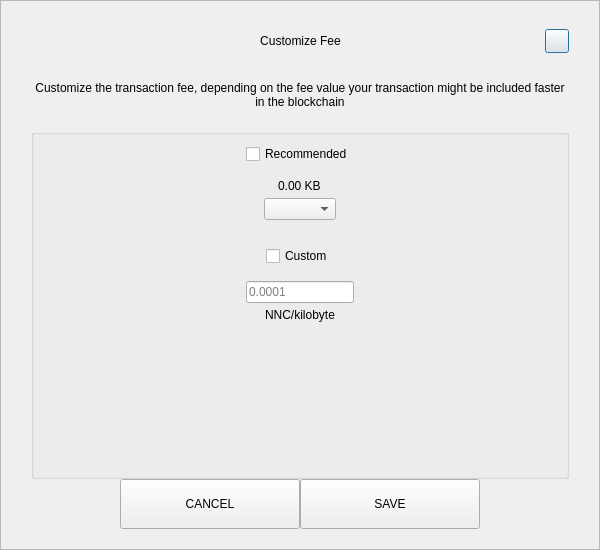
<?xml version="1.0" encoding="UTF-8"?>
<ui version="4.0">
 <class>SendCustomFeeDialog</class>
 <widget class="QDialog" name="SendCustomFeeDialog">
  <property name="geometry">
   <rect>
    <x>0</x>
    <y>0</y>
    <width>600</width>
    <height>550</height>
   </rect>
  </property>
  <property name="windowTitle">
   <string>Form</string>
  </property>
  <layout class="QVBoxLayout" name="verticalLayout_3">
   <property name="spacing">
    <number>0</number>
   </property>
   <property name="leftMargin">
    <number>0</number>
   </property>
   <property name="topMargin">
    <number>0</number>
   </property>
   <property name="rightMargin">
    <number>0</number>
   </property>
   <property name="bottomMargin">
    <number>0</number>
   </property>
   <item>
    <widget class="QFrame" name="frame">
     <property name="styleSheet">
      <string notr="true"/>
     </property>
     <property name="frameShape">
      <enum>QFrame::StyledPanel</enum>
     </property>
     <property name="frameShadow">
      <enum>QFrame::Raised</enum>
     </property>
     <layout class="QVBoxLayout" name="verticalLayout_2">
      <property name="spacing">
       <number>0</number>
      </property>
      <property name="leftMargin">
       <number>30</number>
      </property>
      <property name="topMargin">
       <number>20</number>
      </property>
      <property name="rightMargin">
       <number>30</number>
      </property>
      <property name="bottomMargin">
       <number>20</number>
      </property>
      <item>
       <layout class="QHBoxLayout" name="horizontalLayout_3">
        <property name="spacing">
         <number>0</number>
        </property>
        <item>
         <spacer name="horizontalSpacer_21">
          <property name="orientation">
           <enum>Qt::Horizontal</enum>
          </property>
          <property name="sizeHint" stdset="0">
           <size>
            <width>40</width>
            <height>20</height>
           </size>
          </property>
         </spacer>
        </item>
        <item>
         <widget class="QLabel" name="labelTitle">
          <property name="minimumSize">
           <size>
            <width>0</width>
            <height>40</height>
           </size>
          </property>
          <property name="maximumSize">
           <size>
            <width>16777215</width>
            <height>40</height>
           </size>
          </property>
          <property name="styleSheet">
           <string notr="true">padding-left:24px;</string>
          </property>
          <property name="text">
           <string>Customize Fee</string>
          </property>
          <property name="alignment">
           <set>Qt::AlignCenter</set>
          </property>
          <property name="margin">
           <number>7</number>
          </property>
         </widget>
        </item>
        <item>
         <spacer name="horizontalSpacer">
          <property name="orientation">
           <enum>Qt::Horizontal</enum>
          </property>
          <property name="sizeHint" stdset="0">
           <size>
            <width>40</width>
            <height>20</height>
           </size>
          </property>
         </spacer>
        </item>
        <item>
         <widget class="QPushButton" name="btnEsc">
          <property name="minimumSize">
           <size>
            <width>24</width>
            <height>24</height>
           </size>
          </property>
          <property name="maximumSize">
           <size>
            <width>24</width>
            <height>24</height>
           </size>
          </property>
          <property name="text">
           <string/>
          </property>
         </widget>
        </item>
       </layout>
      </item>
      <item>
       <spacer name="verticalSpacer_2">
        <property name="orientation">
         <enum>Qt::Vertical</enum>
        </property>
        <property name="sizeType">
         <enum>QSizePolicy::Fixed</enum>
        </property>
        <property name="sizeHint" stdset="0">
         <size>
          <width>20</width>
          <height>20</height>
         </size>
        </property>
       </spacer>
      </item>
      <item>
       <widget class="QLabel" name="labelMessage">
        <property name="text">
         <string>Customize the transaction fee, depending on the fee value your transaction might be included faster in the blockchain</string>
        </property>
        <property name="alignment">
         <set>Qt::AlignCenter</set>
        </property>
        <property name="wordWrap">
         <bool>true</bool>
        </property>
       </widget>
      </item>
      <item>
       <spacer name="verticalSpacer_3">
        <property name="orientation">
         <enum>Qt::Vertical</enum>
        </property>
        <property name="sizeType">
         <enum>QSizePolicy::Fixed</enum>
        </property>
        <property name="sizeHint" stdset="0">
         <size>
          <width>20</width>
          <height>20</height>
         </size>
        </property>
       </spacer>
      </item>
      <item>
       <widget class="QGroupBox" name="groupBox">
        <property name="title">
         <string/>
        </property>
        <layout class="QVBoxLayout" name="verticalLayout">
         <property name="leftMargin">
          <number>12</number>
         </property>
         <property name="rightMargin">
          <number>12</number>
         </property>
         <item>
          <layout class="QVBoxLayout" name="verticalLayout_4">
           <property name="spacing">
            <number>5</number>
           </property>
           <item alignment="Qt::AlignHCenter">
            <widget class="QCheckBox" name="checkBoxRecommended">
             <property name="text">
              <string>Recommended</string>
             </property>
            </widget>
           </item>
           <item>
            <spacer name="verticalSpacer_5">
             <property name="orientation">
              <enum>Qt::Vertical</enum>
             </property>
             <property name="sizeType">
              <enum>QSizePolicy::Fixed</enum>
             </property>
             <property name="sizeHint" stdset="0">
              <size>
               <width>20</width>
               <height>10</height>
              </size>
             </property>
            </spacer>
           </item>
           <item alignment="Qt::AlignHCenter">
            <widget class="QLabel" name="labelFee">
             <property name="text">
              <string>0.00 KB</string>
             </property>
            </widget>
           </item>
           <item alignment="Qt::AlignHCenter">
            <widget class="QComboBox" name="comboBoxRecommended"/>
           </item>
          </layout>
         </item>
         <item>
          <spacer name="verticalSpacer">
           <property name="orientation">
            <enum>Qt::Vertical</enum>
           </property>
           <property name="sizeType">
            <enum>QSizePolicy::Fixed</enum>
           </property>
           <property name="sizeHint" stdset="0">
            <size>
             <width>20</width>
             <height>20</height>
            </size>
           </property>
          </spacer>
         </item>
         <item>
          <layout class="QVBoxLayout" name="verticalLayout_5">
           <property name="spacing">
            <number>5</number>
           </property>
           <item alignment="Qt::AlignHCenter">
            <widget class="QCheckBox" name="checkBoxCustom">
             <property name="text">
              <string>Custom</string>
             </property>
            </widget>
           </item>
           <item>
            <spacer name="verticalSpacer_6">
             <property name="orientation">
              <enum>Qt::Vertical</enum>
             </property>
             <property name="sizeType">
              <enum>QSizePolicy::Fixed</enum>
             </property>
             <property name="sizeHint" stdset="0">
              <size>
               <width>20</width>
               <height>10</height>
              </size>
             </property>
            </spacer>
           </item>
           <item alignment="Qt::AlignHCenter">
            <widget class="QLineEdit" name="lineEditCustomFee">
             <property name="placeholderText">
              <string notr="true">0.0001</string>
             </property>
            </widget>
           </item>
           <item alignment="Qt::AlignHCenter">
            <widget class="QLabel" name="labelCustomFee">
             <property name="text">
              <string>NNC/kilobyte</string>
             </property>
            </widget>
           </item>
          </layout>
         </item>
         <item>
          <spacer name="verticalSpacer_4">
           <property name="orientation">
            <enum>Qt::Vertical</enum>
           </property>
           <property name="sizeHint" stdset="0">
            <size>
             <width>20</width>
             <height>40</height>
            </size>
           </property>
          </spacer>
         </item>
        </layout>
       </widget>
      </item>
      <item>
       <layout class="QHBoxLayout" name="horizontalLayout" stretch="1,2,2,1">
        <item>
         <spacer name="horizontalSpacer1">
          <property name="orientation">
           <enum>Qt::Horizontal</enum>
          </property>
          <property name="sizeHint" stdset="0">
           <size>
            <width>40</width>
            <height>20</height>
           </size>
          </property>
         </spacer>
        </item>
        <item>
         <widget class="QPushButton" name="btnCancel">
          <property name="minimumSize">
           <size>
            <width>180</width>
            <height>50</height>
           </size>
          </property>
          <property name="focusPolicy">
           <enum>Qt::NoFocus</enum>
          </property>
          <property name="text">
           <string>CANCEL</string>
          </property>
         </widget>
        </item>
        <item>
         <widget class="QPushButton" name="btnSave">
          <property name="minimumSize">
           <size>
            <width>180</width>
            <height>50</height>
           </size>
          </property>
          <property name="focusPolicy">
           <enum>Qt::NoFocus</enum>
          </property>
          <property name="text">
           <string>SAVE</string>
          </property>
         </widget>
        </item>
        <item>
         <spacer name="horizontalSpacer_2">
          <property name="orientation">
           <enum>Qt::Horizontal</enum>
          </property>
          <property name="sizeHint" stdset="0">
           <size>
            <width>40</width>
            <height>20</height>
           </size>
          </property>
         </spacer>
        </item>
       </layout>
      </item>
     </layout>
    </widget>
   </item>
  </layout>
 </widget>
 <resources/>
 <connections/>
</ui>
